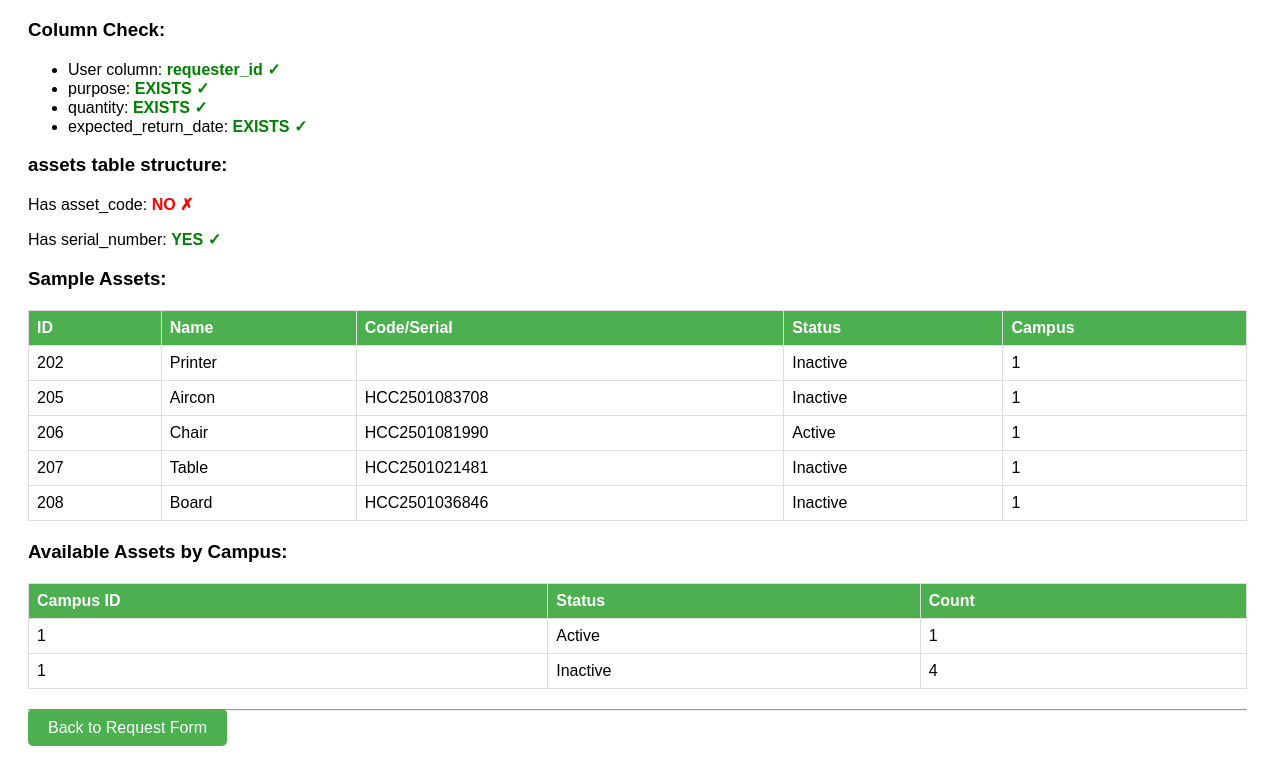
/check_schema.php (signed in, lower part), run on an earlier commit of the app's database.
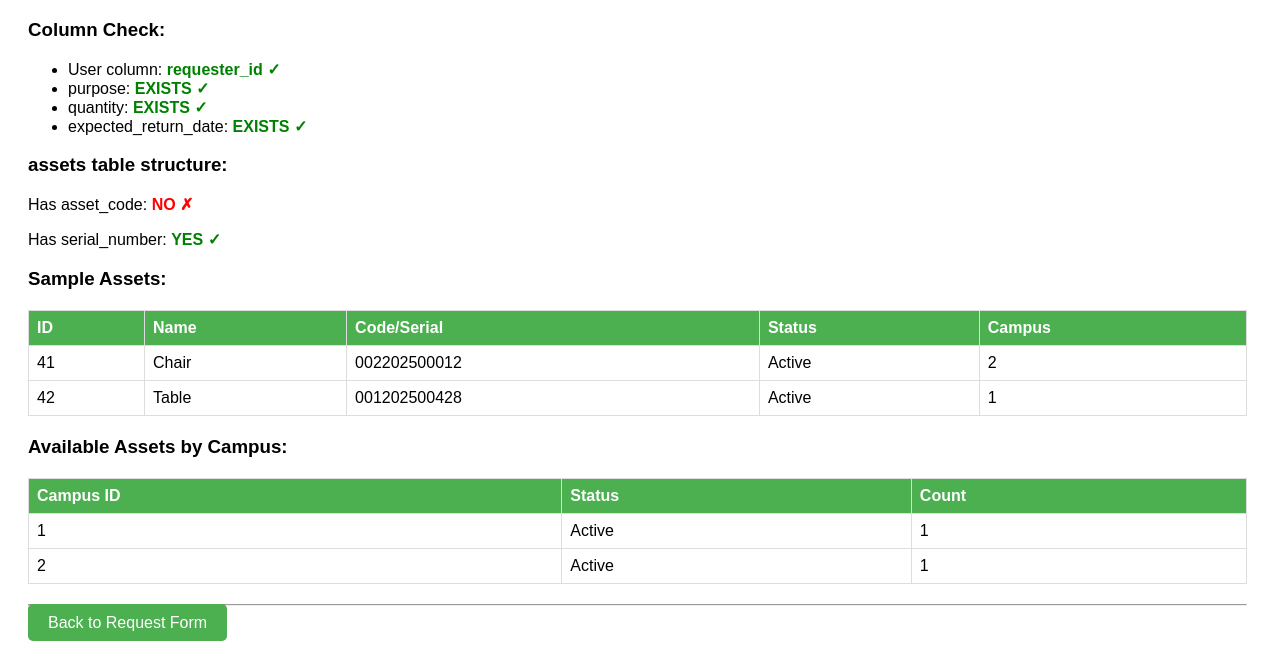
And on a later commit of the database.
### tables this page shows
CREATE TABLE `assets` (
  `id` int(11) NOT NULL,
  `asset_name` varchar(255) NOT NULL,
  `category_id` int(11) NOT NULL,
  `status` enum('Active','Inactive','Maintenance','Retired') DEFAULT 'Active',
  `campus_id` int(11) NOT NULL,
  `location` varchar(255) NOT NULL,
  `room_id` int(11) DEFAULT NULL,
  `purchase_date` date NOT NULL,
  `value` decimal(15,2) NOT NULL,
  `inventory_date` date DEFAULT NULL,
  `supplier` varchar(255) DEFAULT NULL,
  `location_row` varchar(100) DEFAULT NULL,
  `location_section` varchar(100) DEFAULT NULL,
  `location_floor` varchar(100) DEFAULT NULL,
  `size` varchar(100) DEFAULT NULL,
  `article` varchar(255) DEFAULT NULL,
  `counted_by` varchar(255) DEFAULT NULL,
  `checked_by` varchar(255) DEFAULT NULL,
  `quantity` int(11) NOT NULL DEFAULT 1,
  `serial_number` varchar(100) DEFAULT NULL,
  `barcode` varchar(255) DEFAULT NULL,
  `description` text DEFAULT NULL,
  `assigned_to` varchar(255) DEFAULT NULL,
  `assigned_email` varchar(255) DEFAULT NULL,
  `assignment_date` date DEFAULT NULL,
  `unassigned_date` date DEFAULT NULL,
  `created_at` timestamp NOT NULL DEFAULT current_timestamp(),
  `updated_at` timestamp NOT NULL DEFAULT current_timestamp() ON UPDATE current_timestamp(),
  `created_by` int(11) DEFAULT NULL,
  `remarks` text DEFAULT NULL
);

### check_schema.php (the view, shortened to what this page needs)
<?php
require_once 'config.php';
try {
    $stmt = $pdo->query("DESCRIBE asset_requests");
    $columns = $stmt->fetchAll();
    $columnNames = array_column($columns, 'Field');
    $hasUserId = in_array('user_id', $columnNames);
    $hasRequesterId = in_array('requester_id', $columnNames);
    $hasRequestedBy = in_array('requested_by', $columnNames);
    $hasPurpose = in_array('purpose', $columnNames);
    $hasQuantity = in_array('quantity', $columnNames);
    $hasExpectedReturn = in_array('expected_return_date', $columnNames);
    echo "<h3>Column Check:</h3>";
    echo "<ul>";
    echo "<li>User column: " . ($hasUserId ? "<span class='success'>user_id ✓</span>" : ($hasRequesterId ? "<span class='success'>requester_id ✓</span>" : ($hasRequestedBy ? "<span class='success'>requested_by ✓</span>" : "<span class='error'>MISSING ✗</span>"))) . "</li>";
    echo "<li>purpose: " . ($hasPurpose ? "<span class='success'>EXISTS ✓</span>" : "<span class='error'>MISSING ✗</span>") . "</li>";
    echo "<li>quantity: " . ($hasQuantity ? "<span class='success'>EXISTS ✓</span>" : "<span class='error'>MISSING ✗</span>") . "</li>";
    echo "<li>expected_return_date: " . ($hasExpectedReturn ? "<span class='success'>EXISTS ✓</span>" : "<span class='error'>MISSING ✗</span>") . "</li>";
    echo "</ul>";
} catch (PDOException $e) {
    echo "<p class='error'>Error: " . $e->getMessage() . "</p>";
}
echo "<h3>assets table structure:</h3>";
try {
    $stmt = $pdo->query("DESCRIBE assets");
    $assetColumns = $stmt->fetchAll();
    $assetColumnNames = array_column($assetColumns, 'Field');
    $hasAssetCode = in_array('asset_code', $assetColumnNames);
    $hasSerialNumber = in_array('serial_number', $assetColumnNames);
    echo "<p>Has asset_code: " . ($hasAssetCode ? "<span class='success'>YES ✓</span>" : "<span class='error'>NO ✗</span>") . "</p>";
    echo "<p>Has serial_number: " . ($hasSerialNumber ? "<span class='success'>YES ✓</span>" : "<span class='error'>NO ✗</span>") . "</p>";
    $codeColumn = $hasAssetCode ? 'asset_code' : ($hasSerialNumber ? 'serial_number' : 'id');
    echo "<h3>Sample Assets:</h3>";
    $stmt = $pdo->query("SELECT id, asset_name, {$codeColumn} as code, status, campus_id FROM assets LIMIT 10");
    $assets = $stmt->fetchAll();
    echo "<table><tr><th>ID</th><th>Name</th><th>Code/Serial</th><th>Status</th><th>Campus</th></tr>";
    foreach ($assets as $asset) {
        echo "<tr><td>{$asset['id']}</td><td>{$asset['asset_name']}</td><td>{$asset['code']}</td><td>{$asset['status']}</td><td>{$asset['campus_id']}</td></tr>";
    }
    echo "</table>";
} catch (PDOException $e) {
    echo "<p class='error'>Error checking assets: " . $e->getMessage() . "</p>";
}
echo "<h3>Available Assets by Campus:</h3>";
$stmt = $pdo->query("SELECT campus_id, status, COUNT(*) as count FROM assets GROUP BY campus_id, status");
$counts = $stmt->fetchAll();
echo "<table><tr><th>Campus ID</th><th>Status</th><th>Count</th></tr>";
foreach ($counts as $count) {
    echo "<tr><td>{$count['campus_id']}</td><td>{$count['status']}</td><td>{$count['count']}</td></tr>";
}
echo "</table>";
echo "<hr><a href='request_asset.php' style='padding: 10px 20px; background: #4CAF50; color: white; text-decoration: none; border-radius: 5px;'>Back to Request Form</a>";
?>

What changed in the data, as far as the page shows it:
removed assets: id "202", asset_name "Printer", status "Inactive", campus "1"
removed assets: id "205", asset_name "Aircon", serial_number "HCC2501083708", status "Inactive", campus "1"
removed assets: id "206", asset_name "Chair", serial_number "HCC2501081990", status "Active", campus "1"
removed assets: id "207", asset_name "Table", serial_number "HCC2501021481", status "Inactive", campus "1"
removed assets: id "208", asset_name "Board", serial_number "HCC2501036846", status "Inactive", campus "1"
added assets: id "41", asset_name "Chair", serial_number "002202500012", status "Active", campus "2"
added assets: id "42", asset_name "Table", serial_number "001202500428", status "Active", campus "1"
Also different on the page:
new list line: "2 Active 1"
list line gone: "1 Inactive 4"
